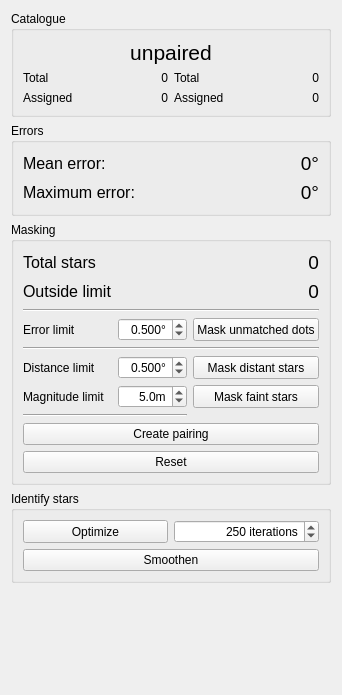
     <widget class="QWidget" name="w_stats" native="true">
      <layout class="QVBoxLayout" name="verticalLayout_3">
       <item>
        <widget class="QGroupBox" name="gb_counts">
         <property name="title">
          <string>Catalogue</string>
         </property>
         <layout class="QGridLayout" name="gridLayout_9">
          <item row="2" column="3">
           <widget class="QLabel" name="lb_objects_near">
            <property name="sizePolicy">
             <sizepolicy hsizetype="Maximum" vsizetype="Preferred">
              <horstretch>0</horstretch>
              <verstretch>0</verstretch>
             </sizepolicy>
            </property>
            <property name="minimumSize">
             <size>
              <width>48</width>
              <height>0</height>
             </size>
            </property>
            <property name="text">
             <string>0</string>
            </property>
            <property name="alignment">
             <set>Qt::AlignRight|Qt::AlignTrailing|Qt::AlignVCenter</set>
            </property>
           </widget>
          </item>
          <item row="1" column="1">
           <widget class="QLabel" name="lb_catalogue_all">
            <property name="sizePolicy">
             <sizepolicy hsizetype="Maximum" vsizetype="Preferred">
              <horstretch>0</horstretch>
              <verstretch>0</verstretch>
             </sizepolicy>
            </property>
            <property name="minimumSize">
             <size>
              <width>48</width>
              <height>0</height>
             </size>
            </property>
            <property name="text">
             <string>0</string>
            </property>
            <property name="alignment">
             <set>Qt::AlignRight|Qt::AlignTrailing|Qt::AlignVCenter</set>
            </property>
           </widget>
          </item>
          <item row="2" column="0">
           <widget class="QLabel" name="lx_catalogue_near">
            <property name="sizePolicy">
             <sizepolicy hsizetype="Preferred" vsizetype="Maximum">
              <horstretch>0</horstretch>
              <verstretch>0</verstretch>
             </sizepolicy>
            </property>
            <property name="text">
             <string>Assigned</string>
            </property>
           </widget>
          </item>
          <item row="2" column="2">
           <widget class="QLabel" name="lx_objects_near">
            <property name="sizePolicy">
             <sizepolicy hsizetype="Preferred" vsizetype="Maximum">
              <horstretch>0</horstretch>
              <verstretch>0</verstretch>
             </sizepolicy>
            </property>
            <property name="text">
             <string>Assigned</string>
            </property>
           </widget>
          </item>
          <item row="1" column="0">
           <widget class="QLabel" name="lx_catalogue_all">
            <property name="sizePolicy">
             <sizepolicy hsizetype="Preferred" vsizetype="Maximum">
              <horstretch>0</horstretch>
              <verstretch>0</verstretch>
             </sizepolicy>
            </property>
            <property name="text">
             <string>Total</string>
            </property>
           </widget>
          </item>
          <item row="1" column="2">
           <widget class="QLabel" name="lx_objects_all">
            <property name="sizePolicy">
             <sizepolicy hsizetype="Preferred" vsizetype="Maximum">
              <horstretch>0</horstretch>
              <verstretch>0</verstretch>
             </sizepolicy>
            </property>
            <property name="text">
             <string>Total</string>
            </property>
           </widget>
          </item>
          <item row="2" column="1">
           <widget class="QLabel" name="lb_catalogue_near">
            <property name="sizePolicy">
             <sizepolicy hsizetype="Maximum" vsizetype="Preferred">
              <horstretch>0</horstretch>
              <verstretch>0</verstretch>
             </sizepolicy>
            </property>
            <property name="minimumSize">
             <size>
              <width>48</width>
              <height>0</height>
             </size>
            </property>
            <property name="text">
             <string>0</string>
            </property>
            <property name="alignment">
             <set>Qt::AlignRight|Qt::AlignTrailing|Qt::AlignVCenter</set>
            </property>
           </widget>
          </item>
          <item row="1" column="3">
           <widget class="QLabel" name="lb_objects_all">
            <property name="sizePolicy">
             <sizepolicy hsizetype="Maximum" vsizetype="Preferred">
              <horstretch>0</horstretch>
              <verstretch>0</verstretch>
             </sizepolicy>
            </property>
            <property name="minimumSize">
             <size>
              <width>48</width>
              <height>0</height>
             </size>
            </property>
            <property name="text">
             <string>0</string>
            </property>
            <property name="alignment">
             <set>Qt::AlignRight|Qt::AlignTrailing|Qt::AlignVCenter</set>
            </property>
           </widget>
          </item>
          <item row="0" column="0" colspan="4">
           <widget class="QLabel" name="lb_mode">
            <property name="sizePolicy">
             <sizepolicy hsizetype="Preferred" vsizetype="Maximum">
              <horstretch>0</horstretch>
              <verstretch>0</verstretch>
             </sizepolicy>
            </property>
            <property name="font">
             <font>
              <pointsize>16</pointsize>
             </font>
            </property>
            <property name="text">
             <string>unpaired</string>
            </property>
            <property name="alignment">
             <set>Qt::AlignCenter</set>
            </property>
           </widget>
          </item>
         </layout>
        </widget>
       </item>
       <item>
        <widget class="QGroupBox" name="groupBox">
         <property name="title">
          <string>Errors</string>
         </property>
         <layout class="QGridLayout" name="gridLayout_10">
          <item row="0" column="0">
           <widget class="QLabel" name="lx_avg_error">
            <property name="sizePolicy">
             <sizepolicy hsizetype="Preferred" vsizetype="Maximum">
              <horstretch>0</horstretch>
              <verstretch>0</verstretch>
             </sizepolicy>
            </property>
            <property name="font">
             <font>
              <pointsize>12</pointsize>
             </font>
            </property>
            <property name="text">
             <string>Mean error: </string>
            </property>
           </widget>
          </item>
          <item row="0" column="1">
           <widget class="QLabel" name="lb_avg_error">
            <property name="sizePolicy">
             <sizepolicy hsizetype="Preferred" vsizetype="Maximum">
              <horstretch>0</horstretch>
              <verstretch>0</verstretch>
             </sizepolicy>
            </property>
            <property name="minimumSize">
             <size>
              <width>100</width>
              <height>0</height>
             </size>
            </property>
            <property name="font">
             <font>
              <pointsize>14</pointsize>
             </font>
            </property>
            <property name="text">
             <string>0°</string>
            </property>
            <property name="alignment">
             <set>Qt::AlignRight|Qt::AlignTrailing|Qt::AlignVCenter</set>
            </property>
           </widget>
          </item>
          <item row="1" column="0">
           <widget class="QLabel" name="lx_max_error">
            <property name="sizePolicy">
             <sizepolicy hsizetype="Preferred" vsizetype="Maximum">
              <horstretch>0</horstretch>
              <verstretch>0</verstretch>
             </sizepolicy>
            </property>
            <property name="font">
             <font>
              <pointsize>12</pointsize>
             </font>
            </property>
            <property name="text">
             <string>Maximum error:</string>
            </property>
           </widget>
          </item>
          <item row="1" column="1">
           <widget class="QLabel" name="lb_max_error">
            <property name="sizePolicy">
             <sizepolicy hsizetype="Preferred" vsizetype="Maximum">
              <horstretch>0</horstretch>
              <verstretch>0</verstretch>
             </sizepolicy>
            </property>
            <property name="minimumSize">
             <size>
              <width>100</width>
              <height>0</height>
             </size>
            </property>
            <property name="font">
             <font>
              <pointsize>14</pointsize>
             </font>
            </property>
            <property name="text">
             <string>0°</string>
            </property>
            <property name="alignment">
             <set>Qt::AlignRight|Qt::AlignTrailing|Qt::AlignVCenter</set>
            </property>
           </widget>
          </item>
         </layout>
        </widget>
       </item>
       <item>
        <widget class="QGroupBox" name="gb_cull">
         <property name="title">
          <string>Masking</string>
         </property>
         <layout class="QGridLayout" name="gridLayout_8">
          <item row="10" column="1">
           <widget class="QDoubleSpinBox" name="dsb_distance_limit">
            <property name="alignment">
             <set>Qt::AlignRight|Qt::AlignTrailing|Qt::AlignVCenter</set>
            </property>
            <property name="suffix">
             <string>°</string>
            </property>
            <property name="decimals">
             <number>3</number>
            </property>
            <property name="maximum">
             <double>10.000000000000000</double>
            </property>
            <property name="singleStep">
             <double>0.100000000000000</double>
            </property>
            <property name="value">
             <double>0.500000000000000</double>
            </property>
           </widget>
          </item>
          <item row="17" column="0" colspan="2">
           <widget class="Line" name="line">
            <property name="orientation">
             <enum>Qt::Horizontal</enum>
            </property>
           </widget>
          </item>
          <item row="12" column="0">
           <widget class="QLabel" name="lx_magnitud_limit">
            <property name="text">
             <string>Magnitude limit</string>
            </property>
           </widget>
          </item>
          <item row="12" column="1">
           <widget class="QDoubleSpinBox" name="dsb_magnitude_limit">
            <property name="alignment">
             <set>Qt::AlignRight|Qt::AlignTrailing|Qt::AlignVCenter</set>
            </property>
            <property name="suffix">
             <string>m</string>
            </property>
            <property name="decimals">
             <number>1</number>
            </property>
            <property name="minimum">
             <double>-5.000000000000000</double>
            </property>
            <property name="maximum">
             <double>10.000000000000000</double>
            </property>
            <property name="singleStep">
             <double>0.100000000000000</double>
            </property>
            <property name="value">
             <double>5.000000000000000</double>
            </property>
           </widget>
          </item>
          <item row="2" column="0">
           <widget class="QLabel" name="lx_total_stars">
            <property name="sizePolicy">
             <sizepolicy hsizetype="Preferred" vsizetype="Maximum">
              <horstretch>0</horstretch>
              <verstretch>0</verstretch>
             </sizepolicy>
            </property>
            <property name="font">
             <font>
              <pointsize>12</pointsize>
             </font>
            </property>
            <property name="text">
             <string>Total stars</string>
            </property>
           </widget>
          </item>
          <item row="5" column="1">
           <widget class="QDoubleSpinBox" name="dsb_error_limit">
            <property name="alignment">
             <set>Qt::AlignRight|Qt::AlignTrailing|Qt::AlignVCenter</set>
            </property>
            <property name="suffix">
             <string>°</string>
            </property>
            <property name="decimals">
             <number>3</number>
            </property>
            <property name="maximum">
             <double>5.000000000000000</double>
            </property>
            <property name="singleStep">
             <double>0.010000000000000</double>
            </property>
            <property name="stepType">
             <enum>QAbstractSpinBox::DefaultStepType</enum>
            </property>
            <property name="value">
             <double>0.500000000000000</double>
            </property>
           </widget>
          </item>
          <item row="5" column="0">
           <widget class="QLabel" name="lx_error_limit">
            <property name="text">
             <string>Error limit</string>
            </property>
           </widget>
          </item>
          <item row="10" column="0">
           <widget class="QLabel" name="lx_distance_limit">
            <property name="text">
             <string>Distance limit</string>
            </property>
           </widget>
          </item>
          <item row="3" column="0">
           <widget class="QLabel" name="lx_outside_limit">
            <property name="sizePolicy">
             <sizepolicy hsizetype="Preferred" vsizetype="Maximum">
              <horstretch>0</horstretch>
              <verstretch>0</verstretch>
             </sizepolicy>
            </property>
            <property name="font">
             <font>
              <pointsize>12</pointsize>
             </font>
            </property>
            <property name="text">
             <string>Outside limit</string>
            </property>
           </widget>
          </item>
          <item row="5" column="2">
           <widget class="QPushButton" name="pb_mask_unidentified">
            <property name="sizePolicy">
             <sizepolicy hsizetype="Preferred" vsizetype="Minimum">
              <horstretch>0</horstretch>
              <verstretch>0</verstretch>
             </sizepolicy>
            </property>
            <property name="text">
             <string>Mask unmatched dots</string>
            </property>
           </widget>
          </item>
          <item row="4" column="0" colspan="3">
           <widget class="Line" name="line_3">
            <property name="orientation">
             <enum>Qt::Horizontal</enum>
            </property>
           </widget>
          </item>
          <item row="3" column="2">
           <widget class="QLabel" name="lb_outside_limit">
            <property name="sizePolicy">
             <sizepolicy hsizetype="Preferred" vsizetype="Maximum">
              <horstretch>0</horstretch>
              <verstretch>0</verstretch>
             </sizepolicy>
            </property>
            <property name="minimumSize">
             <size>
              <width>100</width>
              <height>0</height>
             </size>
            </property>
            <property name="font">
             <font>
              <pointsize>14</pointsize>
             </font>
            </property>
            <property name="text">
             <string>0</string>
            </property>
            <property name="alignment">
             <set>Qt::AlignRight|Qt::AlignTrailing|Qt::AlignVCenter</set>
            </property>
           </widget>
          </item>
          <item row="2" column="2">
           <widget class="QLabel" name="lb_total_stars">
            <property name="sizePolicy">
             <sizepolicy hsizetype="Preferred" vsizetype="Maximum">
              <horstretch>0</horstretch>
              <verstretch>0</verstretch>
             </sizepolicy>
            </property>
            <property name="minimumSize">
             <size>
              <width>100</width>
              <height>0</height>
             </size>
            </property>
            <property name="font">
             <font>
              <pointsize>14</pointsize>
             </font>
            </property>
            <property name="text">
             <string>0</string>
            </property>
            <property name="alignment">
             <set>Qt::AlignRight|Qt::AlignTrailing|Qt::AlignVCenter</set>
            </property>
           </widget>
          </item>
          <item row="10" column="2">
           <widget class="QPushButton" name="pb_mask_distant">
            <property name="sizePolicy">
             <sizepolicy hsizetype="Preferred" vsizetype="Minimum">
              <horstretch>0</horstretch>
              <verstretch>0</verstretch>
             </sizepolicy>
            </property>
            <property name="text">
             <string>Mask distant stars</string>
            </property>
           </widget>
          </item>
          <item row="12" column="2">
           <widget class="QPushButton" name="pb_mask_faint">
            <property name="sizePolicy">
             <sizepolicy hsizetype="Preferred" vsizetype="Minimum">
              <horstretch>0</horstretch>
              <verstretch>0</verstretch>
             </sizepolicy>
            </property>
            <property name="text">
             <string>Mask faint stars</string>
            </property>
           </widget>
          </item>
          <item row="19" column="0" colspan="3">
           <widget class="QPushButton" name="pb_pair">
            <property name="sizePolicy">
             <sizepolicy hsizetype="Preferred" vsizetype="Minimum">
              <horstretch>0</horstretch>
              <verstretch>0</verstretch>
             </sizepolicy>
            </property>
            <property name="text">
             <string>Create pairing</string>
            </property>
           </widget>
          </item>
          <item row="21" column="0" colspan="3">
           <widget class="QPushButton" name="pb_reset">
            <property name="text">
             <string>Reset</string>
            </property>
           </widget>
          </item>
          <item row="9" column="0" colspan="3">
           <widget class="Line" name="line_2">
            <property name="orientation">
             <enum>Qt::Horizontal</enum>
            </property>
           </widget>
          </item>
         </layout>
        </widget>
       </item>
       <item>
        <widget class="QGroupBox" name="gb_identify">
         <property name="title">
          <string>Identify stars</string>
         </property>
         <layout class="QGridLayout" name="gridLayout_6">
          <item row="2" column="1">
           <widget class="QSpinBox" name="sb_maxiter">
            <property name="alignment">
             <set>Qt::AlignRight|Qt::AlignTrailing|Qt::AlignVCenter</set>
            </property>
            <property name="suffix">
             <string> iterations</string>
            </property>
            <property name="minimum">
             <number>10</number>
            </property>
            <property name="maximum">
             <number>1000</number>
            </property>
            <property name="singleStep">
             <number>10</number>
            </property>
            <property name="value">
             <number>250</number>
            </property>
           </widget>
          </item>
          <item row="2" column="0">
           <widget class="QPushButton" name="pb_optimize">
            <property name="sizePolicy">
             <sizepolicy hsizetype="Preferred" vsizetype="Minimum">
              <horstretch>0</horstretch>
              <verstretch>0</verstretch>
             </sizepolicy>
            </property>
            <property name="text">
             <string>Optimize</string>
            </property>
           </widget>
          </item>
          <item row="3" column="0" colspan="2">
           <widget class="QPushButton" name="pb_smoothen">
            <property name="sizePolicy">
             <sizepolicy hsizetype="Preferred" vsizetype="Minimum">
              <horstretch>0</horstretch>
              <verstretch>0</verstretch>
             </sizepolicy>
            </property>
            <property name="text">
             <string>Smoothen</string>
            </property>
           </widget>
          </item>
         </layout>
        </widget>
       </item>
       <item>
        <spacer name="verticalSpacer_5">
         <property name="orientation">
          <enum>Qt::Vertical</enum>
         </property>
         <property name="sizeHint" stdset="0">
          <size>
           <width>241</width>
           <height>101</height>
          </size>
         </property>
        </spacer>
       </item>
      </layout>
     </widget>
